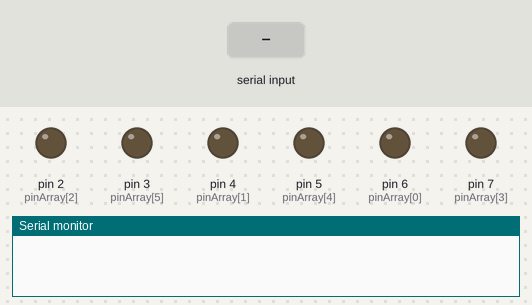
A sketch run on a simulated Arduino Uno, built with avr-gcc and run on an emulated ATmega328P. Shown: output pins drawn as LEDs (lit = HIGH), the last lines printed to the serial monitor. The inputs (shaded band) are chosen by the test bench.

Above: at 1.2 s.
1.3 s: "3" received over Serial
At 1.7 s:
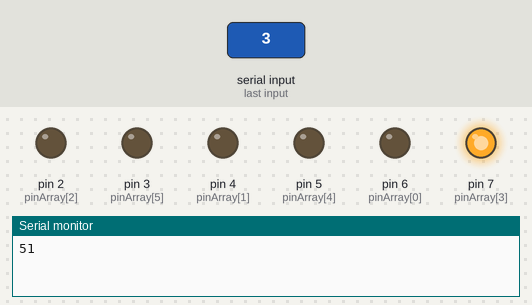
3.6 s: "4" received over Serial
At 4.5 s:
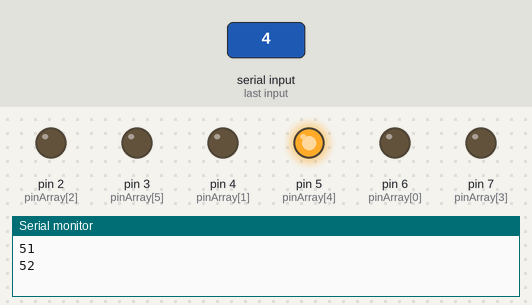
6.3 s: "5" received over Serial
At 6.7 s:
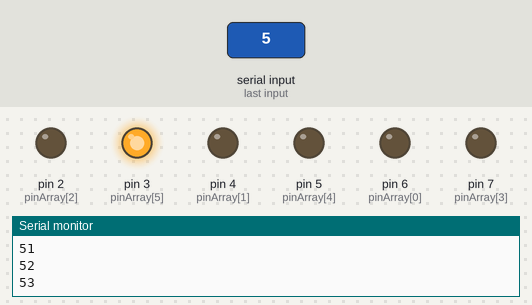
8.3 s: "0" received over Serial
At 9.5 s:
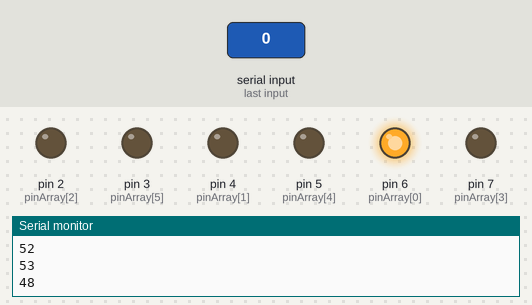
11.3 s: "1" received over Serial
At 11.7 s:
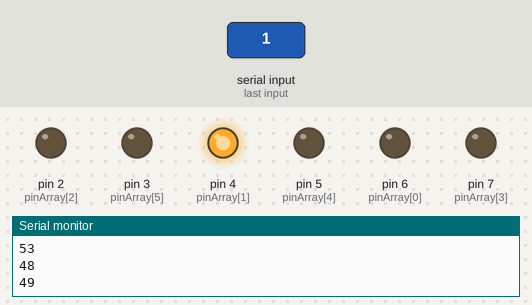
12.8 s: "2" received over Serial
At 15.1 s:
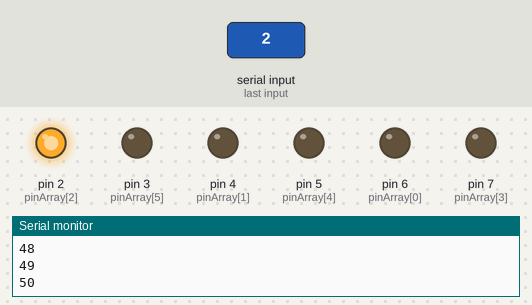
Timing chart, 0 to 16.8 s (numbered marks = the images above; inputs shaded):
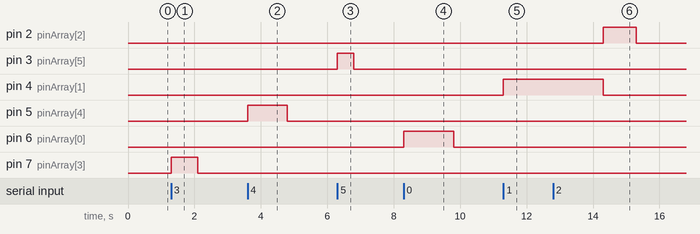

The sketch:

sketch_nov17b.ino
```cpp
int pinArray[] = {6, 4, 2, 7, 5, 3};
int timeOut[] = {1500, 3000, 1000, 800, 1200, 500};

void setup() {
  // put your setup code here, to run once:
  Serial.begin(9600);
  for (int i = 0; i < 6; i++)  {
    pinMode(pinArray[i], OUTPUT);
  }
}

void loop() {
  // put your main code here, to run repeatedly:
  if (Serial.available() > 0) {
    int data = Serial.read();
    Serial.println(data);
    switch (data) {
      case 48: {
          blinkLED(0);
          break;
        }
      case 49: {
          blinkLED(1);
          break;
        }
      case 50: {
          blinkLED(2);
          break;
        }
      case '3': {
          blinkLED(3);
          break;
        }
      case '4': {
          blinkLED(4);
          break;
        }
      case '5': {
          blinkLED(5);
          break;
        }
    }
  }
}

void blinkLED(int pin) {
  digitalWrite(pinArray[pin], HIGH);
  delay(timeOut[pin]);
  digitalWrite(pinArray[pin], LOW);
}
```

Measured:
- after the input at 1.3 s, pin 7 (pinArray[3]): LOW → HIGH at once, → LOW 0.80 s later
- after the input at 3.6 s, pin 5 (pinArray[4]): LOW → HIGH at once, → LOW 1.2 s later
- after the input at 6.3 s, pin 3 (pinArray[5]): LOW → HIGH at once, → LOW 0.50 s later
- after the input at 8.3 s, pin 6 (pinArray[0]): LOW → HIGH at once, → LOW 1.5 s later
- after the input at 11.3 s, pin 4 (pinArray[1]): LOW → HIGH at once
- after the input at 12.8 s, pin 2 (pinArray[2]): LOW → HIGH after 1.5 s, → LOW 1.0 s later
